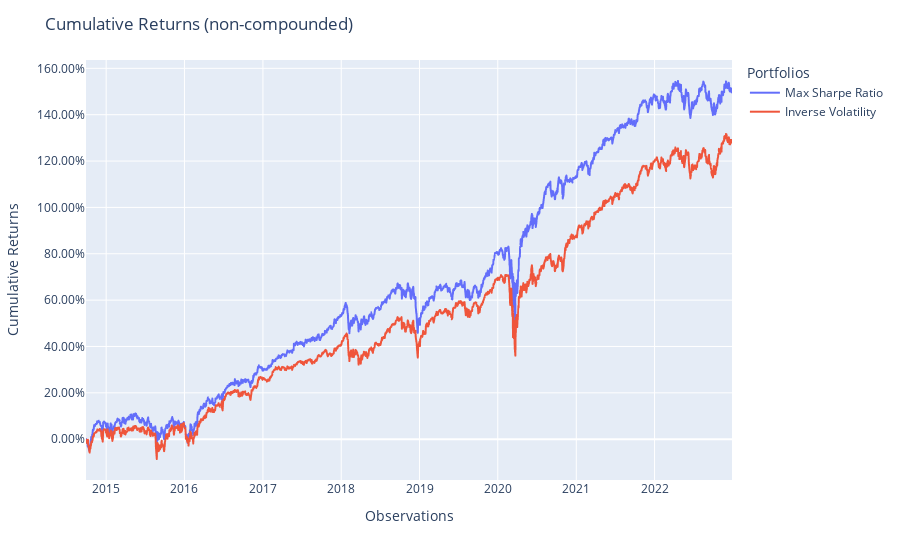

Here is the notebook cell this chart was saved with:
### Code cell
population.plot_cumulative_returns()

### Figure 1 — Plotly figure (JSON) as saved in the notebook; plotly's stock layout.template omitted (floating-point values rounded to 4 significant figures; data arrays with more than 128 entries replaced by an {"elided": "..."} marker saying what was removed)
{"data": [{"hovertemplate": "variable=Max Sharpe Ratio<br>index=%{x}<br>value=%{y}<extra></extra>", "legendgroup": "Max Sharpe Ratio", "line": {"color": "#636efa", "dash": "solid"}, "marker": {"symbol": "circle"}, "mode": "lines", "name": "Max Sharpe Ratio", "showlegend": true, "type": "scattergl", "x": {"elided": "2078 str values"}, "xaxis": "x", "y": {"elided": "2078 float values"}, "yaxis": "y"}, {"hovertemplate": "variable=Inverse Volatility<br>index=%{x}<br>value=%{y}<extra></extra>", "legendgroup": "Inverse Volatility", "line": {"color": "#EF553B", "dash": "solid"}, "marker": {"symbol": "circle"}, "mode": "lines", "name": "Inverse Volatility", "showlegend": true, "type": "scattergl", "x": {"elided": "2078 str values"}, "xaxis": "x", "y": {"elided": "2078 float values"}, "yaxis": "y"}], "layout": {"legend": {"title": {"text": "Portfolios"}, "tracegroupgap": 0}, "margin": {"t": 60}, "title": {"text": "Cumulative Returns (non-compounded)"}, "xaxis": {"anchor": "y", "domain": [0, 1], "title": {"text": "Observations"}}, "yaxis": {"anchor": "x", "domain": [0, 1], "tickformat": ".2%", "title": {"text": "Cumulative Returns"}}}}
